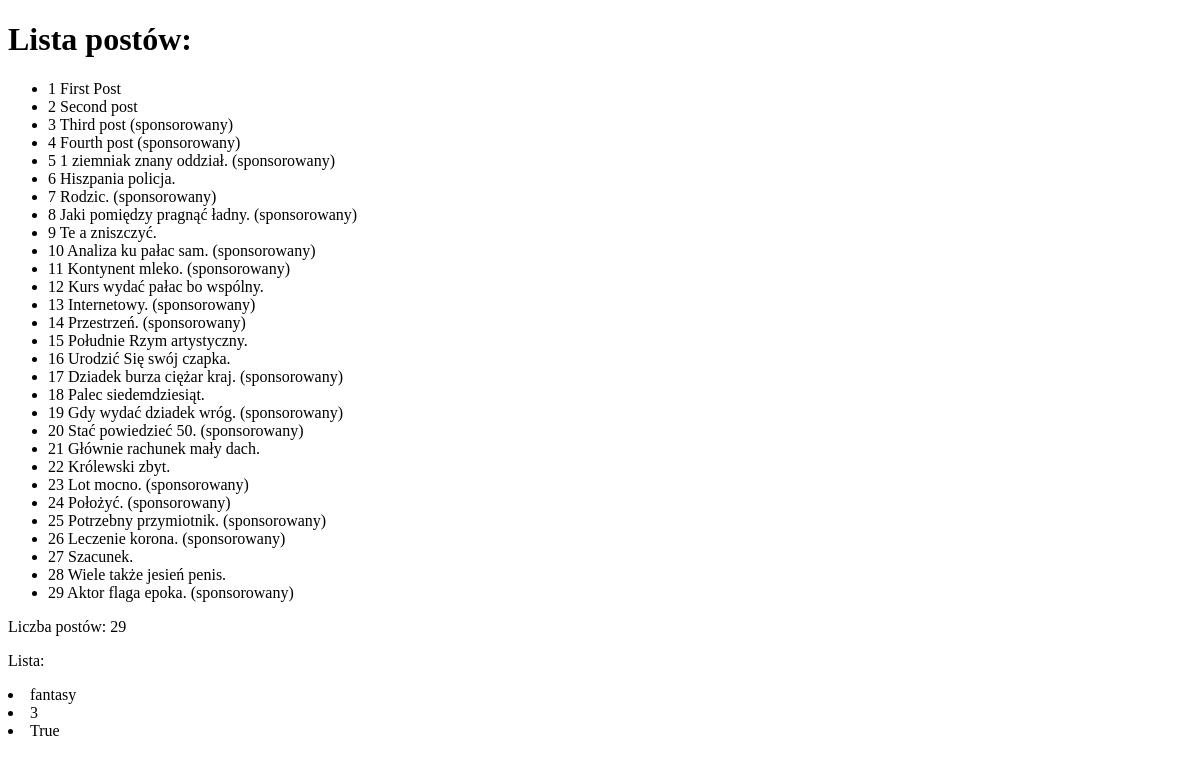
The app's page /posts/, older data.
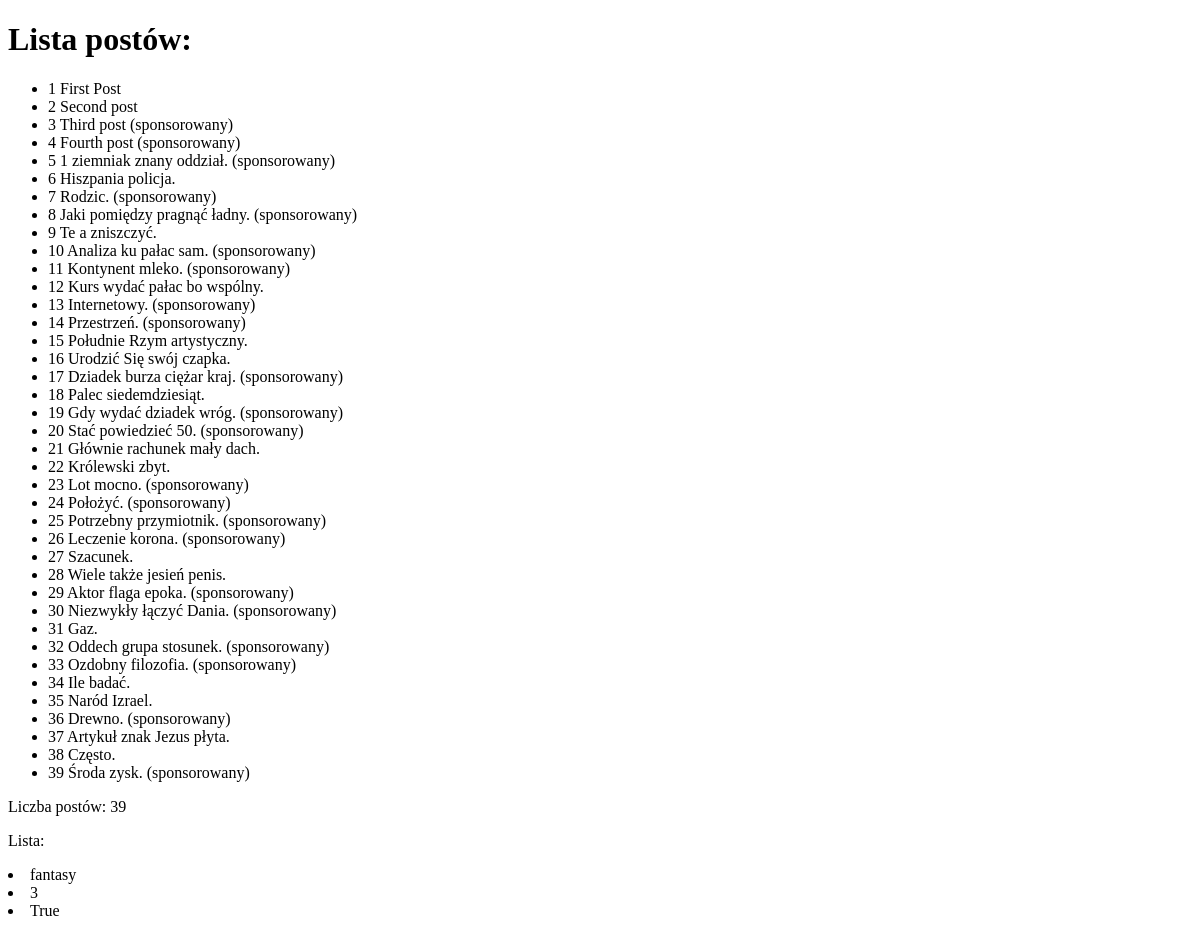
The same page, newer data.
### posts/models.py (models this page shows)
class Post(models.Model):
  title = models.CharField(max_length=255)
  content = models.TextField()
  published = models.BooleanField(default=False)
  created = models.DateTimeField(auto_now_add=True)
  modified = models.DateTimeField(auto_now=True)
  sponsored = models.BooleanField(default=False)
  def __str__(self):
    return f"{self.id} {self.title}"

### posts/views.py (the view)
# urls.py: path('', posts_list),
def posts_list(request):
  posts = Post.objects.all()
  context = {'posts_list': posts, 'posts_number': len(posts), 'topics': ['fantasy', 3, True]}
  return render(request, "posts/list.html", context)

### posts/templates/posts/list.html (shortened to what this page needs)
<!DOCTYPE html>
<html lang="en">
  <head>
  </head>
  <body>
    <h1>Lista postów:</h1>
    <ul>
      {% for post in posts_list %}
        <li>{{post}}
          {% if post.sponsored %}
            (sponsorowany)
          {% endif %}
        </li>
      {% endfor %}
    </ul>
    <p>Liczba postów: {{posts_number}}</p>
    <p>Lista:</p>
    {% for topic in topics %}
    <li>{{topic}}</li>
    {% endfor %}
  </body>
</html>

Row changes from the older to the newer data that the page shows:
added Post: id+title "30 Niezwykły łączyć Dania.", sponsored "(sponsorowany)"
added Post: id+title "31 Gaz."
added Post: id+title "32 Oddech grupa stosunek.", sponsored "(sponsorowany)"
added Post: id+title "33 Ozdobny filozofia.", sponsored "(sponsorowany)"
added Post: id+title "34 Ile badać."
added Post: id+title "35 Naród Izrael."
added Post: id+title "36 Drewno.", sponsored "(sponsorowany)"
added Post: id+title "37 Artykuł znak Jezus płyta."
added Post: id+title "38 Często."
added Post: id+title "39 Środa zysk.", sponsored "(sponsorowany)"
Text that changed along with them:
{{ posts_number }}: "29" → "39"
